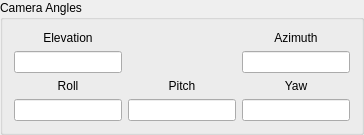
                                       <widget class="QGroupBox" name="CamAngleBox">
                                          <property name="enabled">
                                             <bool>true</bool>
                                          </property>
                                          <property name="statusTip">
                                             <string>Selection of the camera angles</string>
                                          </property>
                                          <property name="whatsThis">
                                             <string>Selection of the camera angles</string>
                                          </property>
                                          <property name="title">
                                             <string>Camera Angles</string>
                                          </property>
                                          <layout class="QGridLayout" name="CamAngleBoxLayout">
                                             <item row="1" column="0">
                                                <widget class="QLineEdit" name="CamElevationLineEdit">
                                                   <property name="toolTip">
                                                      <string>Set the camera elevation</string>
                                                   </property>
                                                   <property name="statusTip">
                                                      <string>Set the camera elevation</string>
                                                   </property>
                                                   <property name="whatsThis">
                                                      <string>Set the camera elevation</string>
                                                   </property>
                                                </widget>
                                             </item>
                                             <item row="4" column="0">
                                                <widget class="QLineEdit" name="CamRollLineEdit">
                                                   <property name="toolTip">
                                                      <string>Set the camera roll</string>
                                                   </property>
                                                   <property name="statusTip">
                                                      <string>Set the camera roll</string>
                                                   </property>
                                                   <property name="whatsThis">
                                                      <string>Set the camera roll</string>
                                                   </property>
                                                </widget>
                                             </item>
                                             <item row="3" column="0">
                                                <widget class="QLabel" name="CamRollLabel">
                                                   <property name="text">
                                                      <string>Roll</string>
                                                   </property>
                                                   <property name="alignment">
                                                      <set>Qt::AlignCenter</set>
                                                   </property>
                                                </widget>
                                             </item>
                                             <item row="3" column="1">
                                                <widget class="QLabel" name="CamPitchLabel">
                                                   <property name="text">
                                                      <string>Pitch</string>
                                                   </property>
                                                   <property name="alignment">
                                                      <set>Qt::AlignCenter</set>
                                                   </property>
                                                </widget>
                                             </item>
                                             <item row="4" column="1">
                                                <widget class="QLineEdit" name="CamPitchLineEdit">
                                                   <property name="toolTip">
                                                      <string>Set the camera pitch</string>
                                                   </property>
                                                   <property name="statusTip">
                                                      <string>Set the camera pitch</string>
                                                   </property>
                                                   <property name="whatsThis">
                                                      <string>Set the camera pitch</string>
                                                   </property>
                                                </widget>
                                             </item>
                                             <item row="3" column="2">
                                                <widget class="QLabel" name="CamYawLabel">
                                                   <property name="text">
                                                      <string>Yaw</string>
                                                   </property>
                                                   <property name="alignment">
                                                      <set>Qt::AlignCenter</set>
                                                   </property>
                                                </widget>
                                             </item>
                                             <item row="4" column="2">
                                                <widget class="QLineEdit" name="CamYawLineEdit">
                                                   <property name="toolTip">
                                                      <string>Set the camera yaw</string>
                                                   </property>
                                                   <property name="statusTip">
                                                      <string>Set the camera yaw</string>
                                                   </property>
                                                   <property name="whatsThis">
                                                      <string>Set the camera yaw</string>
                                                   </property>
                                                </widget>
                                             </item>
                                             <item row="1" column="2">
                                                <widget class="QLineEdit" name="CamAzimuthLineEdit">
                                                   <property name="toolTip">
                                                      <string>Set the camera azimuth</string>
                                                   </property>
                                                   <property name="statusTip">
                                                      <string>Set the camera azimuth</string>
                                                   </property>
                                                   <property name="whatsThis">
                                                      <string>Set the camera azimuth</string>
                                                   </property>
                                                </widget>
                                             </item>
                                             <item row="0" column="2">
                                                <widget class="QLabel" name="CamAzimuthLabel">
                                                   <property name="text">
                                                      <string>Azimuth</string>
                                                   </property>
                                                   <property name="alignment">
                                                      <set>Qt::AlignCenter</set>
                                                   </property>
                                                </widget>
                                             </item>
                                             <item row="0" column="0">
                                                <widget class="QLabel" name="CamElevationLabel">
                                                   <property name="text">
                                                      <string>Elevation</string>
                                                   </property>
                                                   <property name="alignment">
                                                      <set>Qt::AlignCenter</set>
                                                   </property>
                                                </widget>
                                             </item>
                                          </layout>
                                       </widget>
